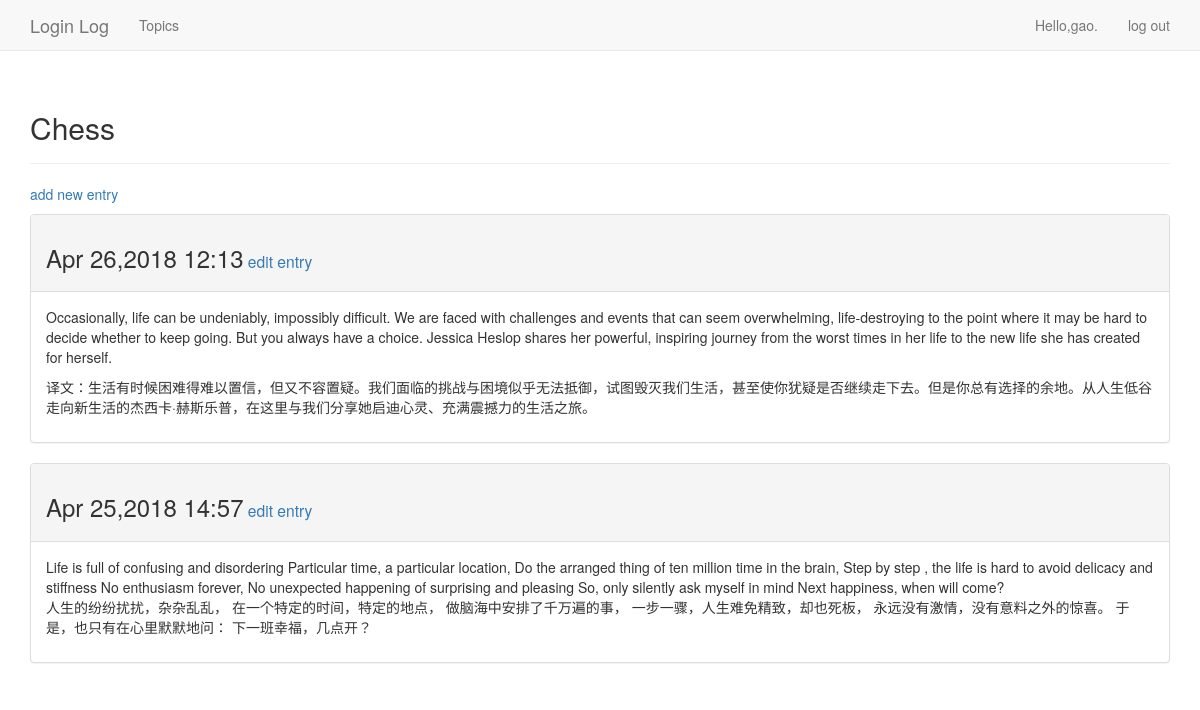
/topics/1 (signed in), run on the app's committed database.
### learning_logs/models.py (models this page shows, shortened)
class Topic(models.Model):
    text=models.CharField(max_length=200)
    date_added=models.DateTimeField(auto_now_add=True)
    ower=models.ForeignKey(User,on_delete=models.CASCADE,)
    def __str__(self):
        return self.text

class Entry(models.Model):
    topic=models.ForeignKey('Topic',on_delete=models.CASCADE,)
    text=models.TextField()
    date_added=models.DateTimeField(auto_now_add=True)
    class Meta:
        verbose_name_plural='entries'

### learning_logs/views.py (the view)
# urls.py: url(r'^topics/(?P<topic_id>\d+)$',views.topic,name='topic'),
@login_required
def topic(request,topic_id):
    topic=Topic.objects.get(id=topic_id)
    if topic.ower!=request.user:
        raise Http404
    entries=topic.entry_set.order_by('-date_added')
    context={'topic':topic,'entries':entries}
    return render(request,'topic.html',context)

### templates/topic.html (shortened to what this page needs)
<!DOCTYPE html>
<html lang="en">
<head>
</head>
<body>
{% extends 'base.html' %}
{% block header %}
<h2>{{ topic }}</h2>
{% endblock header %}
{% block content %}
    <p>
        <a href="{% url 'learing_logs:new_entry' topic.id%}">add  new entry</a>
    </p>
    {% for entry in entries %}
        <div class="panel panel-default">
        <div class="panel-heading">
            <h3>{{ entry.date_added|date:'M d,Y H:i' }}<small>
                <a href="{% url 'learing_logs:edit_entry' entry.id %}">edit entry</a>
            </small>
            </h3>
        </div>
        <div class="panel-body">
        {{ entry.text|linebreaks }}
        </div>
        </div>
    {% empty %}
        There are no entries for this topic yet.
    {% endfor %}
{% endblock content %}

### templates/base.html (shortened to what this page needs)
{% load bootstrap3 %}
<!DOCTYPE html>
<html lang="en">
<head>
    {% bootstrap_css %}
</head>
<body>
<nav class="navbar navbar-default navbar-static-top">
    <div class="container">
        <div class="navbar-header">
            <a class="navbar-brand"href="{% url 'learing_logs:index' %}">
                Login Log</a>
        </div>
        <div id="navbar" class="navbar-collapse collapse" >
            <ul class="nav navbar-nav">
                <li><a href="{% url 'learning_logs:topics' %}">Topics</a></li>
            </ul>
            <ul class="nav navbar-nav navbar-right">
                {% if user.is_authenticated %}
                    <li><a>Hello,{{ user.username }}.</a></li>
                    <li><a href="{% url 'users:logout' %}">log out</a></li>
                {% else %}
                    <li><a href="{% url 'users:register' %}">register</a></li>
                    <li><a href="{% url 'users:login' %}">log in</a></li>
                {% endif %}
            </ul>
        </div>
    </div>
</nav>
<div class="container">
    <div class="page-header">
        {% block header %}{% endblock header %}
    </div>
    <div>
    {% block content %}{% endblock content %}
    </div>
</div>
</body>
</html>

### data on the page
Topic: text "Chess"
Entry: date_added "Apr 26,2018 12:13", text "Occasionally, life can be undeniably, impossibly difficult. We are faced with challenges and events that can seem overwhelming, life-destroying to the point where it may be hard to decide whether to keep going. But you always have a choice. Jessica Heslop shares her powerful, inspiring journey from the worst times in her life to the new life she has created for herself. 译文：生活有时候困难得难以置信，但又不容置疑。我们面临的挑战与困境似乎无法抵御，试图毁灭我们生活，甚至使你犹疑是否继续走下去。但是你总有选择的余地。从人生低谷走向新生活的杰西卡·赫斯乐普，在这里与我们分享她启迪心灵、充满震撼力的生活之旅。"
Entry: date_added "Apr 25,2018 14:57", text "Life is full of confusing and disordering Particular time, a particular location, Do the arranged thing of ten million time in the brain, Step by step , the life is hard to avoid delicacy and stiffness No enthusiasm forever, No unexpected happening of surprising and pleasing So, only silently ask myself in mind Next happiness, when will come? 人生的纷纷扰扰，杂杂乱乱， 在一个特定的时间，特定的地点， 做脑海中安排了千万遍的事， 一步一骤，人生难免精致，却也死板， 永远没有激情，没有意料之外的惊喜。 于是，也只有在心里默默地问： 下一班幸福，几点开？"

### other printed values
{{ user.username }} "gao"
